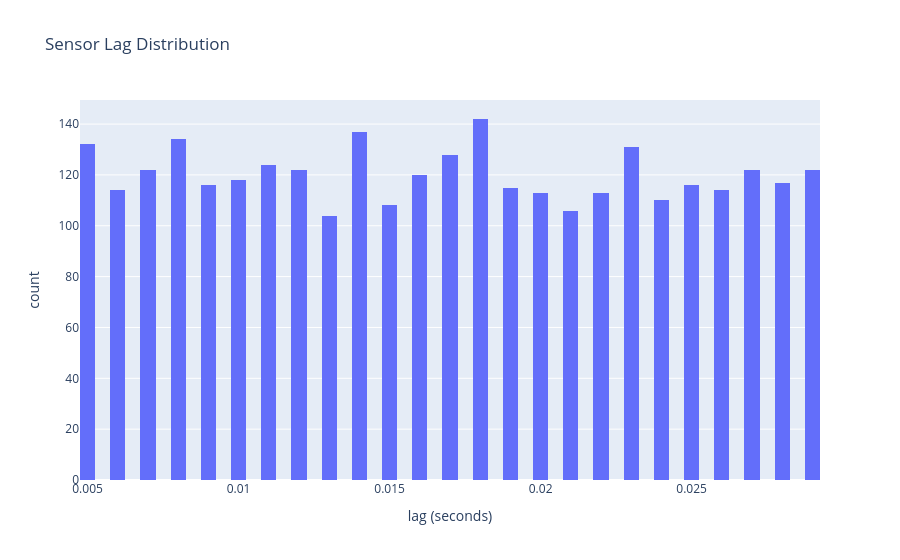

Write notebook code for a chart like this one.
### Code cell
# Sensor lag
fig = px.histogram(df, x="sensor_lag_s", nbins=80, title="Sensor Lag Distribution",
                   labels={"sensor_lag_s": "lag (seconds)"})
fig.show()

### Figure 1 — Plotly figure (JSON) as saved in the notebook; plotly's stock layout.template omitted (floating-point values rounded to 4 significant figures; data arrays with more than 128 entries replaced by an {"elided": "..."} marker saying what was removed)
{"data": [{"bingroup": "x", "hovertemplate": "lag (seconds)=%{x}<br>count=%{y}<extra></extra>", "legendgroup": "", "marker": {"color": "#636efa", "pattern": {"shape": ""}}, "name": "", "nbinsx": 80, "orientation": "v", "showlegend": false, "type": "histogram", "x": {"elided": "3000 float values"}, "xaxis": "x", "yaxis": "y"}], "layout": {"barmode": "relative", "legend": {"tracegroupgap": 0}, "title": {"text": "Sensor Lag Distribution"}, "xaxis": {"anchor": "y", "domain": [0, 1], "title": {"text": "lag (seconds)"}}, "yaxis": {"anchor": "x", "domain": [0, 1], "title": {"text": "count"}}}}
